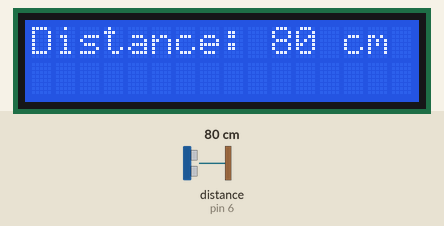
This sketch was run on a simulated Arduino Uno, built with avr-gcc and run on an emulated ATmega328P. Shown: 16×2 character LCD. Wiring (inferred from the names in the program): ultrasonic range finder: trigger pin 7; echo pin 6. The test bench sets the inputs (shaded band); at power-on: distance to the obstacle (sensor on pin 6) 80 cm. The echo pulse lasts 58.3 µs per cm.

Above: at 1.2 s.
1.3 s: distance to the obstacle (sensor on pin 6) set to 9 cm
At 2.5 s:
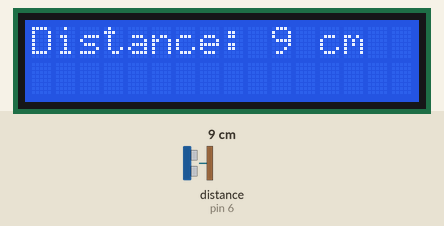
3.1 s: distance to the obstacle (sensor on pin 6) set to 2 cm
At 4.2 s:
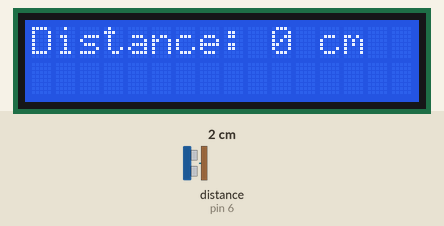
4.6 s: distance to the obstacle (sensor on pin 6) set to 250 cm
At 5.5 s:
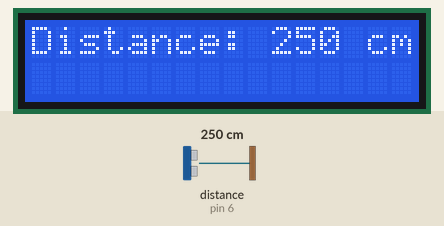
7.6 s: distance to the obstacle (sensor on pin 6) set to 4 cm
At 8.6 s:
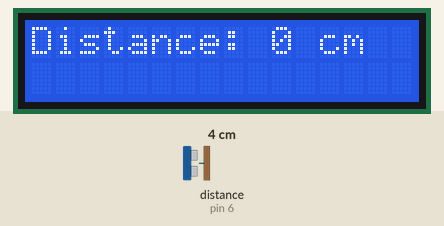
Timing chart, 0 to 10.4 s (numbered marks = the images above; inputs shaded):
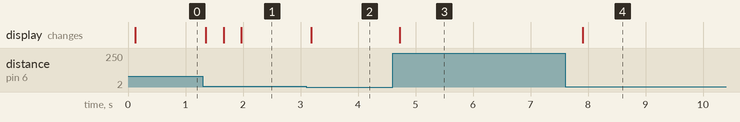

Measured:
- after the input at 1.3 s, the display: changes after 0.06 s (image 1)
- after the input at 3.1 s, the display: changes after 0.09 s (image 2)
- after the input at 4.6 s, the display: changes after 0.13 s (image 3)
- after the input at 7.6 s, the display: changes after 0.31 s (image 4)

The sketch:

Meter_Meter.ino
```cpp
#include <LiquidCrystal.h>

#define echoPin 6
#define trigPin 7
#define rs 12
#define en 11
#define d4 5
#define d5 4
#define d6 3
#define d7 2
LiquidCrystal lcd(rs, en, d4, d5, d6, d7);

int maxrange = 399;
int minrange = 5;

void setup() {
  pinMode(trigPin, OUTPUT);
  pinMode(echoPin, INPUT);
  lcd.begin(16,2);
}

void loop() {
  // put your main code here, to run repeatedly:
  int range = distance();
  lcd.clear();
  lcd.setCursor(0, 0);
  lcd.print("Distance: ");
  lcd.print(range);
  lcd.print(" cm");

  delay(250);
}

int distance()
{
  long duration, distance;

  digitalWrite(trigPin, LOW);
  delayMicroseconds(2);
  digitalWrite(trigPin, HIGH);
  delayMicroseconds(10);
  digitalWrite(trigPin, LOW);

  duration = pulseIn(echoPin, HIGH);
  distance = duration / 58.2;
  delay(50);

  if(distance >= maxrange || distance <= minrange)
  return 0;
  return distance;
}
```
